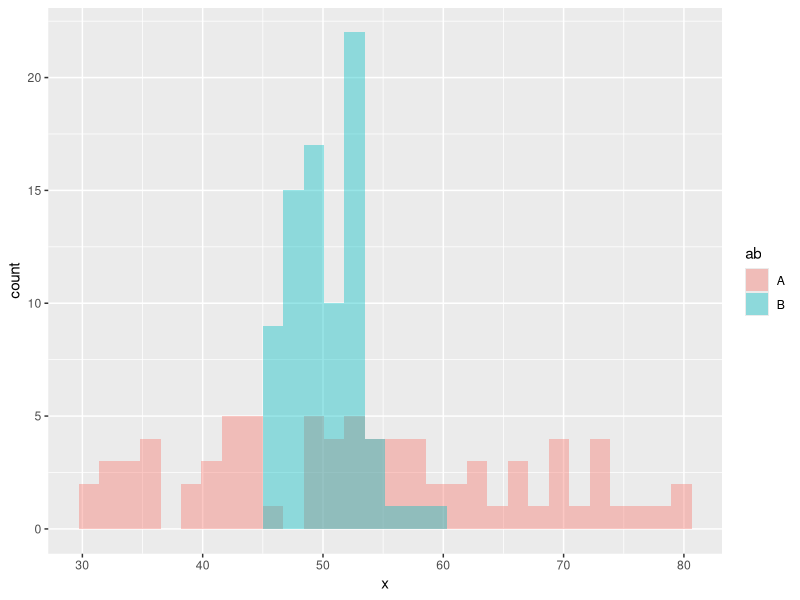
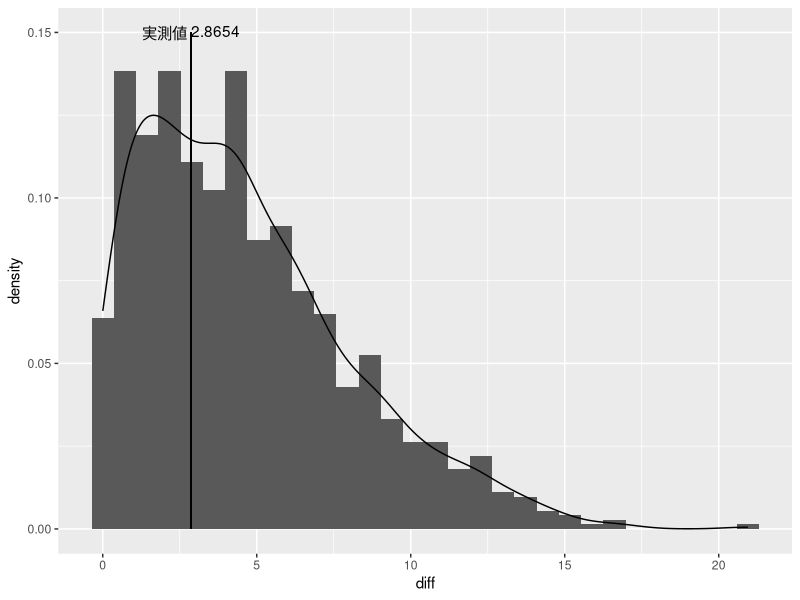
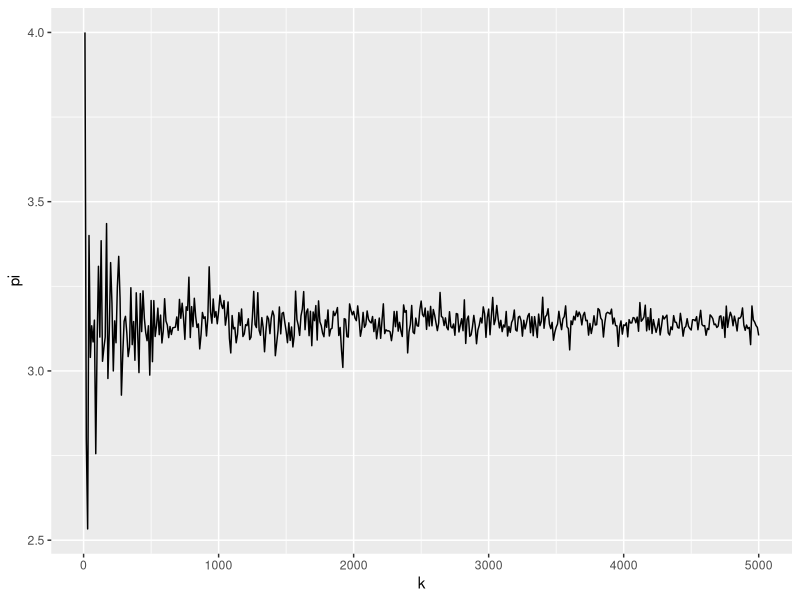

Write R code to recreate these figures, in order. (Note: a time limit stopped this script after it produced the figures.)
library("tidyverse")
library("patchwork")

# 1

datap <- read.table('data_p.txt', header = TRUE, stringsAsFactors = FALSE)

# (1)

	data.trans <- map(transpose(datap), \(row) lapply(1:length(row), function(i) {
		return(
			list(ab= names(row)[i], x= row[[i]] )
		)
	})) # list(list(ab= A|B, x= double)[2] ) に変換

	gg.origin.src <- list_flatten(data.trans) # list(ab= A|B, x= double) に変換
	gg.origin.data <- bind_rows(gg.origin.src) # data.frame に格納
	gg.origin <- ggplot(gg.origin.data, aes(x= x, group= as.factor(ab)))+
		geom_histogram(
			alpha= 0.4,
			position= "identity",
			aes(fill= ab))
	print(gg.origin)

# (2)

	# A,Bそれぞれについて、無作為に抽出した値の平均値を1000個作る。
	bss <- lapply(colnames(datap), function(col) {
		data <- datap[col][,1]
		bs <- lapply(1:1000, function(x) {
			return(mean(sample(data, length(data)%/% 10, replace= T)) )
		})
		return(bs)
	})

	# 差の絶対値を取る。
	diffs <- list_c(map(transpose(bss), \(ab) abs(ab[[1]] - ab[[2]]) ))

	df.diffs <- bind_cols(list(diff= diffs))
	diff.origin <- abs(mean(datap$A) - mean(datap$B))
	diff.origin.y <- 0.15
	ggplot(df.diffs, aes(x= diff))+
		geom_histogram(aes(y= ..density..))+
		geom_density()+
		geom_segment(aes(x= diff.origin, y= 0, xend= diff.origin, yend= diff.origin.y))+
		annotate("text", x= diff.origin, y= diff.origin.y, label= paste("実測値", diff.origin))

	quantile.p <- c(0.025, 0.975)
	diff.less <- 0
	diff.over <- 0
	for (d in diffs) {
		if (d < diff.origin) {
			diff.less <- diff.less+1
		} else {
			diff.over <- diff.over+1
		}
	}
	pvalue <- diff.less / length(diffs)
	print(pvalue)

	# col.ab <- list_c(
	# 	map(1:length(bss), \(i) {
	# 		rep(colnames(datap)[i], length(bss[[i]]))
	# 	})
	# )
	# col.mean <- list_c(list_c(bss))

	# datagg <- dplyr::bind_cols(list(
	# 	ab= as.factor(col.ab),
	# 	mean= col.mean
	# ))

	# quantiles <- lapply(bss, function(bs) {
	# 	return(quantile(list_c(bs), p= quantile.p))
	# })

	# df.quant.ab <- map(colnames(datap), \(col) rep(col, length(quantile.p)))
	# df.quant <- dplyr::bind_cols(list(
	# 	ab= list_c(df.quant.ab),
	# 	quantile= list_c(quantiles)
	# ))

	# mean.origin <- bind_rows(
	# 	map(1:length(datap), \(i) list(
	# 		ab= as.factor(colnames(datap)[i]),
	# 		mean= mean(datap[[i]])
	# 	))
	# )

	# df.quantile <- dplyr::bind_rows(
	# 	map(1:length(quantiles), \(i) c(
	# 		ab= as.factor(colnames(datap)[i]),
	# 		quantiles[[i]][1],
	# 		quantiles[[i]][2]
	# 	))
	# )

	# yend <- -0.02
	# y.origin <- 0.45
	# gg <- ggplot(datagg, aes(x= mean, group= ab))+
	# 	geom_histogram(alpha=0.4, position="identity", aes(y= ..density.., fill= ab))+
	# 	geom_density(aes(colour= ab))+

	# 	geom_segment(
	# 		data= mean.origin,
	# 		aes(x= mean, y= 0, xend= mean, yend= y.origin, colour= ab)
	# 	)+
	# 	geom_text(
	# 		data= mean.origin,
	# 		aes(y= y.origin + 0.02, label= paste("実測値\n", as.character(round(mean, 1)), sep=""), colour= ab))
	# 	# annotate("text", x= mean,)
	# print(gg)

	# gg+
	# 	geom_curve(
	# 		data= df.quantile,
	# 		aes(x= `2.5%`, xend= `97.5%`, y= 0, yend= 0, colour= ab)
	# 	)
	# 	annotate(aes(y= 0, label=""))
	# print(gg)

# (4)
res.t <- t.test(
	x= datap$A,
	y= datap$B,
)
print(res.t)

# 2

is.inrange <- function(x,y,r) {
	return(x^2 + y^2 < r^2)
}


set.seed(82)

# (1)
	pis <- lapply(1:500, function(i) {
		k <- i*10
		r <- 1
		iss <- sapply(1:k, function(i) {
			x <- runif(r)
			y <- runif(r)
			return(is.inrange(x,y,r))
		})

		truescount <- 0
		for (is in iss) {
			if(is) {
				truescount <- truescount+1
			}
		}

		return(c(k= k, pi= 4*truescount/length(iss)))
	})

	k.pi.df <- dplyr::bind_rows(pis)

	gg1 <- ggplot(k.pi.df, aes(x= k, y= pi))+
		geom_line()
	print(gg1)

# (2)
	pi.mean.vars <- lapply(1:500, function(i) {
		k <- i*10
		r <- 1

		pis <- sapply(1:100, function(j) {

			truescount <- 0
			for (i in 1:k) {
				x <- runif(r)
				y <- runif(r)
				if (is.inrange(x,y,r)) {
					truescount <- truescount+1
				}
			}

			return(4*truescount/k)
		})

		return(c(k= k, mean= mean(pis), var= var(pis)))
	})

	pi.mean.var.df <- dplyr::bind_rows(pi.mean.vars)

	gg2.x <- ggplot(pi.mean.var.df, aes(x= k)) # kをx軸として
	gg2.mean <- gg2.x+ geom_line(aes(y= mean)) # y軸が平均値
	gg2.var <- gg2.x+ geom_line(aes(y= var)) # y軸が分散
	wrap_plots(list(gg2.mean, gg2.var))
